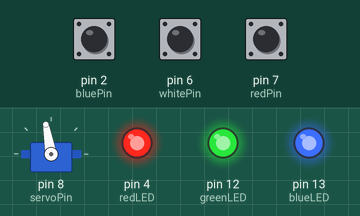
This sketch was run on a simulated Arduino Uno, built with avr-gcc and run on an emulated ATmega328P. Parts: servo, output pins drawn as LEDs (lit = HIGH). Inputs (shaded band) come from the test bench; at power-on: pin 2 (bluePin) HIGH, pin 6 (whitePin) HIGH, pin 7 (redPin) HIGH. What the sketch prints to the serial monitor is not drawn.

Above: at 1.2 s.
1.3 s: pin 2 (bluePin) pulled LOW for 0.15 s
At 2.5 s:
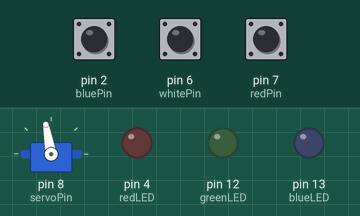
2.9 s: pin 2 (bluePin) pulled LOW for 3.2 s
At 3.3 s:
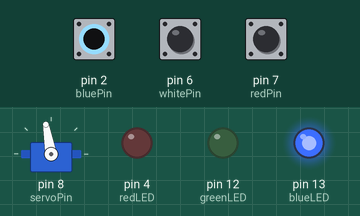
7.6 s: pin 6 (whitePin) pulled LOW for 0.15 s
At 7.86 s:
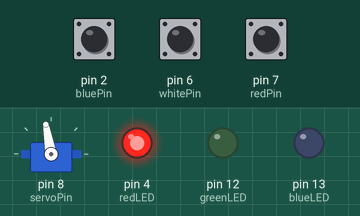
10.6 s: pin 6 (whitePin) pulled LOW for 1 s
At 12.0 s:
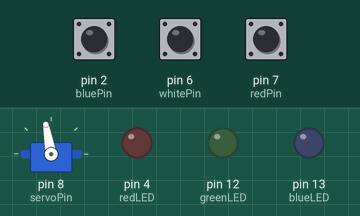
Timing chart, 0 to 13.6 s (numbered marks = the images above; inputs shaded):
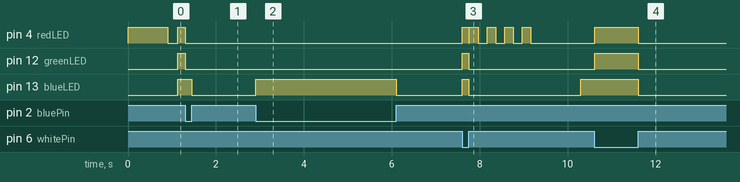

The sketch:

servo-test.ino
```cpp
// Include the Servo library
#include <Servo.h>
// Declare the Servo pin
int servoPin = 8;
// Create a servo object
Servo Servo1;

int redPin = 7;
int whitePin = 6;
int bluePin = 2;
int redLED = 4;
int greenLED = 12;
int blueLED = 13;
int defDelay = 60;
int numPushed = 0;
int prevPush;
int inputSeq = 0;
int answers[3];


void setup() {
   // We need to attach the servo to the used pin number
   Servo1.attach(servoPin);
   pinMode(redPin, INPUT);
   pinMode(whitePin, INPUT);
   pinMode(bluePin, INPUT);
   digitalWrite(bluePin, HIGH);
   digitalWrite(whitePin, HIGH);
   digitalWrite(redPin, HIGH);
   pinMode(redLED, OUTPUT);
   pinMode(greenLED, OUTPUT);
   pinMode(blueLED, OUTPUT);
   Serial.begin(9600);
   Servo1.write(100);
}
void loop(){

    showTutorial();

}

void showTutorial () {
    //red
    analogWrite(redLED, 256);
    for (int k=0; k < defDelay; k++){
        checkForButton();
    }
    analogWrite(redLED, 0);
    for (int k=0; k < defDelay/4; k++){
        checkForButton();
    }

    //white
    analogWrite(redLED, 256);
    analogWrite(blueLED, 256);
    analogWrite(greenLED, 256);
    for (int k=0; k < defDelay; k++){
        checkForButton();
    }
    analogWrite(redLED, 0);
    analogWrite(blueLED, 0);
    analogWrite(greenLED, 0);
    for (int k=0; k < defDelay/4; k++){
        checkForButton();
    }


    //blue
    analogWrite(blueLED, 256);
    for (int k=0; k < defDelay; k++){
        checkForButton();
    }
    analogWrite(blueLED, 0);
    for (int k=0; k < defDelay*3; k++){
        checkForButton();
    }

}

void checkForButton() {
  //filter out any noise by setting a time buffer
   int button = whatsPushed();
  //Serial.print("numPushed: ");
  //Serial.println(numPushed);
  //Serial.print("inputSeq: ");
  //Serial.println(inputSeq);
  //Serial.print("answers: ");
  //Serial.print(answers[0]);
  //Serial.print(answers[1]);
  //Serial.println(answers[2]);
  delay(15);
  if (inputSeq == 0)
    return; //no buttons have been pushed
  while (inputSeq == 1){
  if (button == 1){
    answers[numPushed-1] = 1;
  }
  else if (button == 2){
    answers[numPushed-1] = 2;
  }
  else if (button == 3){
    answers[numPushed-1] = 3;
  }
  if (answers[2] != 0){
    if ((answers[0] == 1) && (answers[1] == 2) && (answers[2] == 3)){
      //correct
      analogWrite(greenLED, 256);
      analogWrite(blueLED, 0);
      analogWrite(redLED, 0);
      Servo1.write(20);
      delay(100000);

    }
    else {
      for (int k =0; k < 3; k++){
        answers[k] = 0;
      }
      inputSeq =0;
      numPushed = 0;
      analogWrite(redLED, 256);
      analogWrite(blueLED, 0);
      analogWrite(greenLED, 0);
      delay(200);
      analogWrite(redLED, 0);
      delay(200);
      analogWrite(redLED, 256);
      delay(200);
      analogWrite(redLED,0);
      delay(200);
      analogWrite(redLED,256);
      delay(200);
      analogWrite(redLED,0);
      delay(200);
      analogWrite(redLED, 256);
      delay(200);
      analogWrite(redLED, 0);
      delay(200);
      return;
    }
  }
  checkForButton();
  }

}

int whatsPushed() { //order should be red white blue
  if ((digitalRead(redPin) == LOW) && (digitalRead(whitePin)==HIGH) && (digitalRead(bluePin) == HIGH) && (prevPush != 1)){
    Serial.print('1');
    prevPush = 1;
    inputSeq = 1;
    numPushed++;
    while(digitalRead(redPin) == LOW){
      analogWrite(redLED, 256);
      analogWrite(blueLED, 0);
      analogWrite(greenLED, 0);
    }
    analogWrite(redLED, 0);
    analogWrite(blueLED, 0);
    analogWrite(greenLED, 0);
    return 1; //red pushed
  }
  else if((digitalRead(whitePin) == LOW) && (digitalRead(redPin) == HIGH) && (digitalRead(bluePin) == HIGH)){
    Serial.print('2');
    prevPush =2;
    inputSeq = 1;
    numPushed++;
    while(digitalRead(whitePin) == LOW){
      analogWrite(redLED, 256);
      analogWrite(blueLED, 256);
      analogWrite(greenLED, 256);
    }
    analogWrite(redLED, 0);
    analogWrite(blueLED, 0);
    analogWrite(greenLED, 0);
    return 2; //white pushed
  }
    else if((digitalRead(bluePin) == LOW) && (digitalRead(whitePin) == HIGH) && (digitalRead(redPin) == HIGH)){
    Serial.print('3');
    prevPush =3;
    inputSeq = 1;
    numPushed++;
    while(digitalRead(bluePin) == LOW){
      analogWrite(redLED, 0);
      analogWrite(blueLED, 256);
      analogWrite(greenLED, 0);
    }
    analogWrite(redLED, 0);
    analogWrite(blueLED, 0);
    analogWrite(greenLED, 0);
    return 3; //blue pushed
    }
  else{
    prevPush = 0;
    return 0;
  }
}
```

Measured:
- after the input at 1.3 s, pin 4 (redLED), pin 12 (greenLED): HIGH → LOW after 0.01 s instead of 0.73 s
- after the input at 2.9 s, pin 13 (blueLED): LOW → HIGH at once, → LOW 3.2 s later
- after the input at 7.6 s, pin 4 (redLED): goes HIGH 0.15 s, LOW 0.02 s, 3 × (HIGH 0.20 s, LOW 0.20 s), HIGH 0.20 s, then LOW, starting at once; pin 12 (greenLED): LOW → HIGH at once, → LOW 0.15 s later; pin 13 (blueLED): LOW → HIGH at once, → LOW 0.15 s later, → HIGH 2.5 s later
- after the input at 10.6 s, pin 4 (redLED): LOW → HIGH after 0.01 s instead of 3.3 s; pin 12 (greenLED): LOW → HIGH at once, → LOW 0.99 s later; pin 13 (blueLED): HIGH → LOW after 1.0 s instead of 0.60 s
